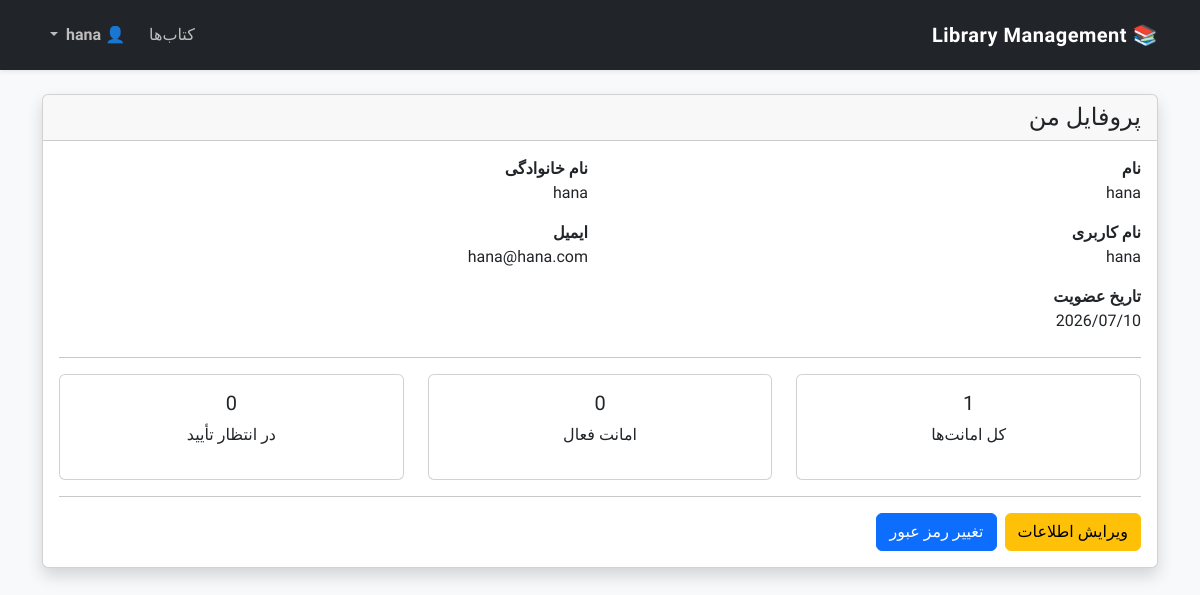
Screenshot of /account/profile/ (signed in) with the database file from the repository.
### accounts/models.py (models this page shows, shortened)
class CustomUser(AbstractUser, BaseModel):
    email = models.EmailField(
    unique=True,
    verbose_name="ایمیل",
    )
    class Meta:
        verbose_name = "کاربر"
        verbose_name_plural = "کاربران"
        ordering = ["username"]

### accounts/views.py (the view)
class ProfileView(LoginRequiredMixin, TemplateView):
    template_name = "accounts/profile.html"
    def get_context_data(self, **kwargs):
        context = super().get_context_data(**kwargs)
        user = self.request.user
        context["active_borrows"] = Borrow.objects.filter(
            user=user,
            status=Borrow.STATUS_APPROVED,
        ).count()
        context["pending_borrows"] = Borrow.objects.filter(
            user=user,
            status=Borrow.STATUS_PENDING,
        ).count()
        context["total_borrows"] = Borrow.objects.filter(
            user=user,
        ).count()
        return context
    def get_template_names(self):
        if self.request.user.is_superuser:
            return ["accounts/admin/profile.html"]
        return ["accounts/profile.html"]

### accounts/templates/accounts/profile.html (shortened to what this page needs)
{% extends "shared/_layout.html" %}
{% block content %}
<div class="card shadow">
    <div class="card-header">
        <h4 class="mb-0">
            پروفایل من
        </h4>
    </div>
    <div class="card-body">
        <div class="row mb-3">
            <div class="col-md-6">
                <strong>نام</strong>
                <br>
                {{ request.user.first_name }}
            </div>
            <div class="col-md-6">
                <strong>نام خانوادگی</strong>
                <br>
                {{ request.user.last_name }}
            </div>
        </div>
        <div class="row mb-3">
            <div class="col-md-6">
                <strong>نام کاربری</strong>
                <br>
                {{ request.user.username }}
            </div>
            <div class="col-md-6">
                <strong>ایمیل</strong>
                <br>
                {{ request.user.email }}
            </div>
        </div>
        <div class="row mb-4">
            <div class="col-md-6">
                <strong>تاریخ عضویت</strong>
                <br>
                {{ request.user.date_joined|date:"Y/m/d" }}
            </div>
        </div>
        <hr>
        <div class="row text-center">
            <div class="col-md-4">
                <div class="card">
                    <div class="card-body">
                        <h5>
                            {{ total_borrows }}
                        </h5>
                        <p>
                            کل امانت‌ها
                        </p>
                    </div>
                </div>
            </div>
            <div class="col-md-4">
                <div class="card">
                    <div class="card-body">
                        <h5>
                            {{ active_borrows }}
                        </h5>
                        <p>
                            امانت فعال
                        </p>
                    </div>
                </div>
            </div>
            <div class="col-md-4">
                <div class="card">
                    <div class="card-body">
                        <h5>
                            {{ pending_borrows }}
                        </h5>
                        <p>
                            در انتظار تأیید
                        </p>
                    </div>
                </div>
            </div>
        </div>
        <hr>
        <div class="d-flex gap-2">
<a href="{% url 'profile-edit' %}"
   class="btn btn-warning">
    ویرایش اطلاعات
</a>
          <a href="{% url 'change-password' %}"
   class="btn btn-primary">
    تغییر رمز عبور
</a>
        </div>
    </div>
</div>
{% endblock %}

### templates/shared/_layout.html (shortened to what this page needs)
<!DOCTYPE html>
<html lang="fa" dir="rtl">
<head>
{% load static %}
    <link
            href="https://cdn.jsdelivr.net/npm/bootstrap@5.3.7/dist/css/bootstrap.rtl.min.css"
            rel="stylesheet">
<link rel="stylesheet" href="{% static 'css/navbar.css' %}">
</head>
<body class="bg-light">
<nav class="navbar navbar-expand-lg navbar-dark bg-dark shadow-sm">
    <div class="container">
<a class="navbar-brand fw-bold"
   href="{% if request.user.is_authenticated and request.user.is_superuser %}{% url 'dashboard' %}{% else %}{% url 'book-list' %}{% endif %}">
    📚 Library Management
</a>
       <div class="navbar-nav ms-auto align-items-center">
{% if not request.user.is_superuser %}
<a class="nav-link" href="{% url 'book-list' %}">
    کتاب‌ها
</a>
{% endif %}
{% if request.user.is_authenticated %}
<div class="dropdown ms-2">
    <a
        class="nav-link dropdown-toggle text-white fw-semibold"
        href="#"
        role="button"
        data-bs-toggle="dropdown"
        aria-expanded="false">
        👤 {{ request.user.username }}
    </a>
</div>
{% endif %}
        </div>
    </div>
</nav>
<div class="container py-4">
    {% block content %}
    {% endblock %}
</div>
</body>
</html>

### static/css/navbar.css (style rules this page uses)
html, body { font-family: "Vazirmatn", sans-serif; }
button, input, textarea, select, table, .card, .btn, .dropdown-menu, .list-group-item { font-family: inherit; }
.navbar-brand { letter-spacing: .5px; }
.navbar { min-height:70px; }
.nav-link { transition:all .25s; }
.nav-link { color:#bdbdbd !important; transition:.2s; }

### rows the page displays
CustomUser: user.username "hana", user.first_name "hana", user.last_name "hana", user.email "hana@hana.com", user.date_joined "2026/07/10"

### other values shown
{{ total_borrows }} "1"
{{ active_borrows }} "0"
{{ pending_borrows }} "0"
